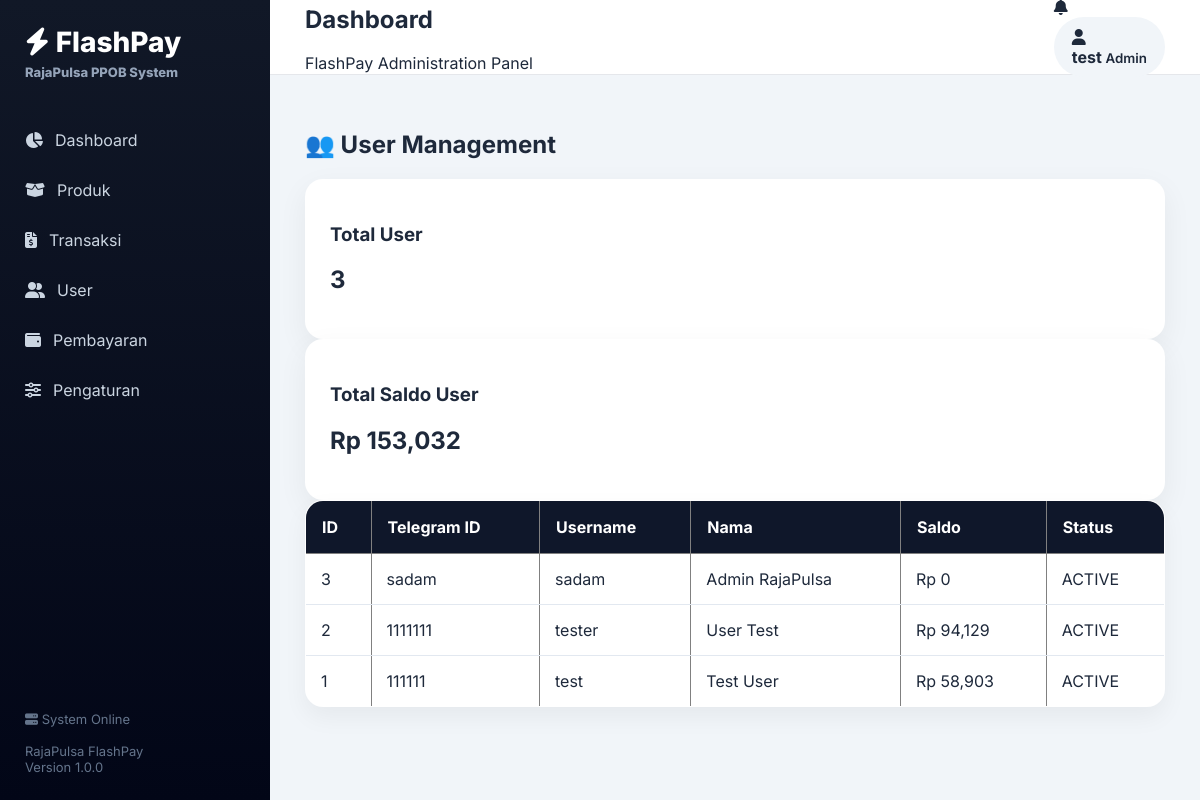
/admin/users (signed in), run on an earlier commit of the app's database.
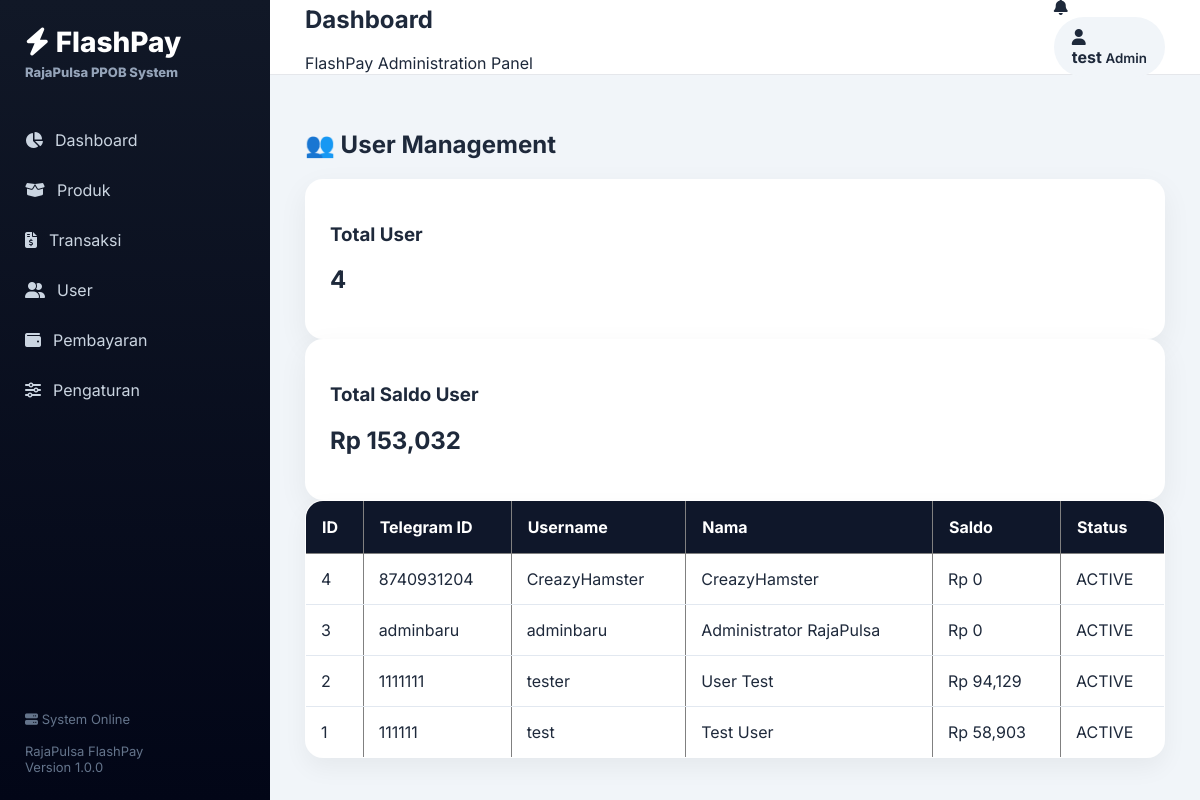
And on a later commit of the database.
### tables this page shows
CREATE TABLE users (

            id INTEGER PRIMARY KEY AUTOINCREMENT,

            telegram_id TEXT UNIQUE,

            username TEXT,

            full_name TEXT,

            balance INTEGER DEFAULT 0,

            status TEXT DEFAULT 'ACTIVE',

            created_at TIMESTAMP DEFAULT CURRENT_TIMESTAMP

        , password_hash TEXT);

### app/web/routes_users.py (the view)
@router.get(
    "/admin/users",
    response_class=HTMLResponse
)
async def users_dashboard(
    request: Request
):
    redirect = require_login(request)
    if redirect:
        return redirect
    try:
        users = user_repository.get_all() or []
        total_user = len(users)
        total_balance = user_repository.total_balance() or 0
        active_user = sum(
            1 for user in users
            if user.get("status") == "ACTIVE"
        )
        inactive_user = total_user - active_user
        context = {
            "request": request,
            "title": "User Management",
            "users": users,
            "total_user": total_user,
            "total_balance": total_balance,
            "active_user": active_user,
            "inactive_user": inactive_user,
            "admin_name": request.session.get(
                "username",
                "Administrator"
            )
        }
        return templates.TemplateResponse(
            request=request,
            name="users.html",
            context=context
        )
    except Exception as e:
        print("==============================")
        print("[USER DASHBOARD ERROR]")
        print(type(e).__name__)
        print(e)
        print("==============================")
        return HTMLResponse(
            content=f"""
<!DOCTYPE html>
<html lang="id">

<head>
<meta charset="utf-8">
<title>User Dashboard Error</title>
</head>

<body style="font-family:Arial;padding:40px">

<h2>❌ User Dashboard Error</h2>

<hr>

<p>Terjadi kesalahan saat membuka halaman User Management.</p>

<pre>{type(e).__name__}: {e}</pre>

</body>

</html>
""",
            status_code=500
        )

### app/web/templates/users.html
{% extends "layout.html" %}
{% block content %}
<h2>
👥 User Management
</h2>
<div class="card">
<h3>
Total User
</h3>
<h1>
{{ total_user }}
</h1>
</div>
<div class="card">
<h3>
Total Saldo User
</h3>
<h1>
Rp {{ "{:,}".format(total_balance) }}
</h1>
</div>
<table border="1" width="100%" cellpadding="8">
<thead>
<tr>
<th>ID</th>
<th>Telegram ID</th>
<th>Username</th>
<th>Nama</th>
<th>Saldo</th>
<th>Status</th>
</tr>
</thead>
<tbody>
{% for user in users %}
<tr>
<td>
{{ user.id }}
</td>
<td>
{{ user.telegram_id }}
</td>
<td>
{{ user.username or "-" }}
</td>
<td>
{{ user.full_name or "-" }}
</td>
<td>
Rp {{ "{:,}".format(user.balance) }}
</td>
<td>
{{ user.status }}
</td>
</tr>
{% endfor %}
</tbody>
</table>
{% endblock %}

### app/web/templates/layout.html (shortened to what this page needs)
<!DOCTYPE html>
<html lang="id">
<head>
<link rel="stylesheet" href="/static/css/admin.css">
<link rel="stylesheet"
href="https://cdnjs.cloudflare.com/ajax/libs/font-awesome/6.5.0/css/all.min.css">
</head>
<body>
<div class="admin-wrapper">
<aside class="sidebar">
<div class="logo">
<div class="logo-title">
<i class="fa-solid fa-bolt"></i>
FlashPay
</div>
<span>
RajaPulsa PPOB System
</span>
</div>
<nav>
<a href="/admin">
<i class="fa-solid fa-chart-pie"></i>
Dashboard
</a>
<a href="/admin/products">
<i class="fa-solid fa-box-open"></i>
Produk
</a>
<a href="/admin/transactions">
<i class="fa-solid fa-file-invoice-dollar"></i>
Transaksi
</a>
<a href="/admin/users">
<i class="fa-solid fa-user-group"></i>
User
</a>
<a href="#">
<i class="fa-solid fa-wallet"></i>
Pembayaran
</a>
<a href="#">
<i class="fa-solid fa-sliders"></i>
Pengaturan
</a>
</nav>
<div class="sidebar-footer">
<div>
<i class="fa-solid fa-server"></i>
System Online
</div>
<br>
RajaPulsa FlashPay
<br>
Version 1.0.0
</div>
</aside>
<main class="main-content">
<header class="topbar">
<div class="page-title">
<h2>
{% block header %}
Dashboard
{% endblock %}
</h2>
<p>
FlashPay Administration Panel
</p>
</div>
<div class="top-actions">
<div class="notification">
<i class="fa-solid fa-bell"></i>
</div>
<div class="profile">
<div class="avatar">
<i class="fa-solid fa-user"></i>
</div>
<div>
<strong>
{{ admin_name or "Administrator" }}
</strong>
<small>
Admin
</small>
</div>
</div>
</div>
</header>
<section class="content">
{% block content %}
{% endblock %}
</section>
</main>
</div>
</body>
</html>

### app/web/static/css/admin.css (style rules this page uses)
:root { --primary:#2563eb; --dark:#0f172a; --sidebar:#111827; --light:#f8fafc; --card:#ffffff; --border:#e5e7eb; }
* { box-sizing:border-box; font-family: Inter, "Segoe UI", Arial, sans-serif; }
body { margin:0; background:#f1f5f9; color:#1e293b; }
.admin-wrapper { display:flex; min-height:100vh; }
.sidebar { width:270px; background: linear-gradient( 180deg, #111827, #020617 ); color:white; padding:25px 0; position:fixed; height:100vh; }
.logo { font-size:28px; font-weight:800; padding:0 25px 35px; }
.logo span { display:block; font-size:13px; color:#94a3b8; margin-top:5px; }
.sidebar nav a { display:flex; align-items:center; gap:12px; padding:15px 25px; color:#cbd5e1; text-decoration:none; transition:.25s; }
.sidebar-footer { position:absolute; bottom:25px; left:25px; color:#64748b; font-size:13px; }
.main-content { margin-left:270px; width:calc(100% - 270px); }
.topbar { height:75px; background:white; display:flex; justify-content:space-between; align-items:center; padding:0 35px; border-bottom:1px solid var(--border); }
.profile { background:#f1f5f9; padding:10px 18px; border-radius:30px; font-weight:600; }
.content { padding:35px; }
.card { background:white; padding:25px; border-radius:18px; box-shadow: 0 10px 30px rgba(0,0,0,.06); transition:.25s; }
table { width:100%; background:white; border-radius:18px; overflow:hidden; border-collapse:collapse; box-shadow: 0 10px 25px rgba(0,0,0,.05); }
thead { background:#0f172a; color:white; }
th { padding:16px; text-align:left; }
td { padding:15px; border-bottom:1px solid #e2e8f0; }

What changed in the data, as far as the page shows it:
added users: id "4", telegram_id "8740931204", username "CreazyHamster", full_name "CreazyHamster", balance "0", status "ACTIVE"
changed users id 3: telegram_id "sadam" → "adminbaru"; username "sadam" → "adminbaru"; full_name "Admin RajaPulsa" → "Administrator RajaPulsa"
Also different on the page:
{{ total_user }}: "3" → "4"
